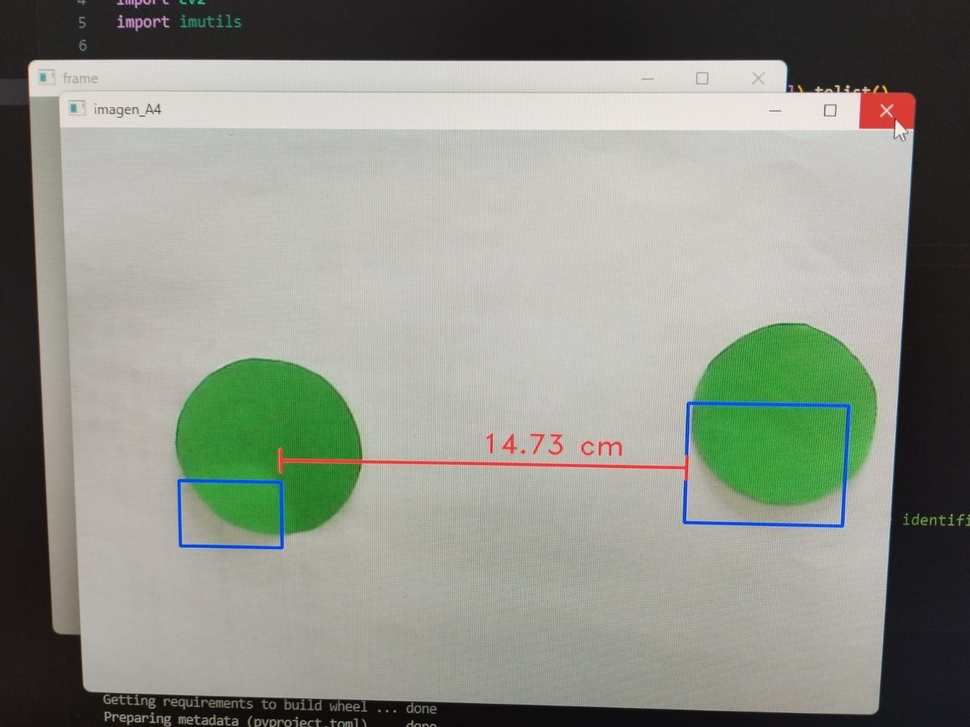
#> input picture programa6Capt.jfif, 970 x 727 px, shrunk from 1600 x 1200 before the run, given in place of the camera
$ python programa5.py
#> lines starting #> are read from the running program, lines starting #| are printed output that depends on the picture; after the words box and inside, x2 and y2 are one past the last pixel; in counts of white or black regions, pixels touching at a corner belong together
import cv2
import numpy as np

scala_reference = 20.00
reference_width = None

cap = cv2.VideoCapture(0)

while True:
    ret, frame = cap.read()
#> frame is the input picture: shape (727, 970, 3); mean B, G, R 136.1, 146.4, 142.6
    if not ret:
        break
    gray = cv2.cvtColor(frame, cv2.COLOR_BGR2GRAY)
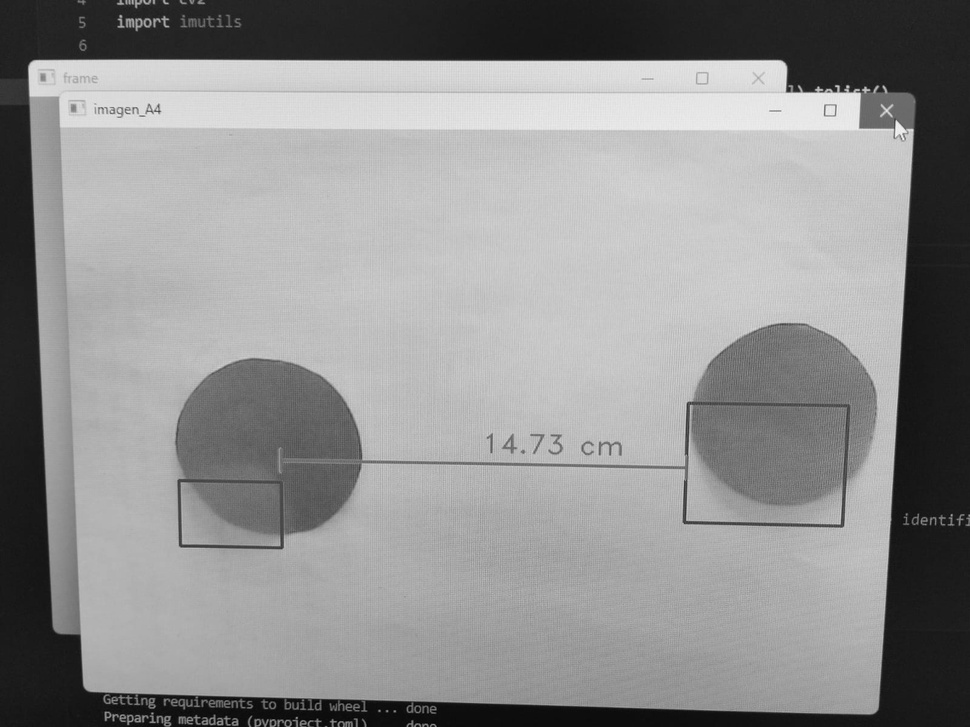
#> gray: shape (727, 970); min 1, max 249, mean 144.1
    blurred = cv2.GaussianBlur(gray, (5, 5), 0)
    edges = cv2.Canny(blurred, 50, 150)
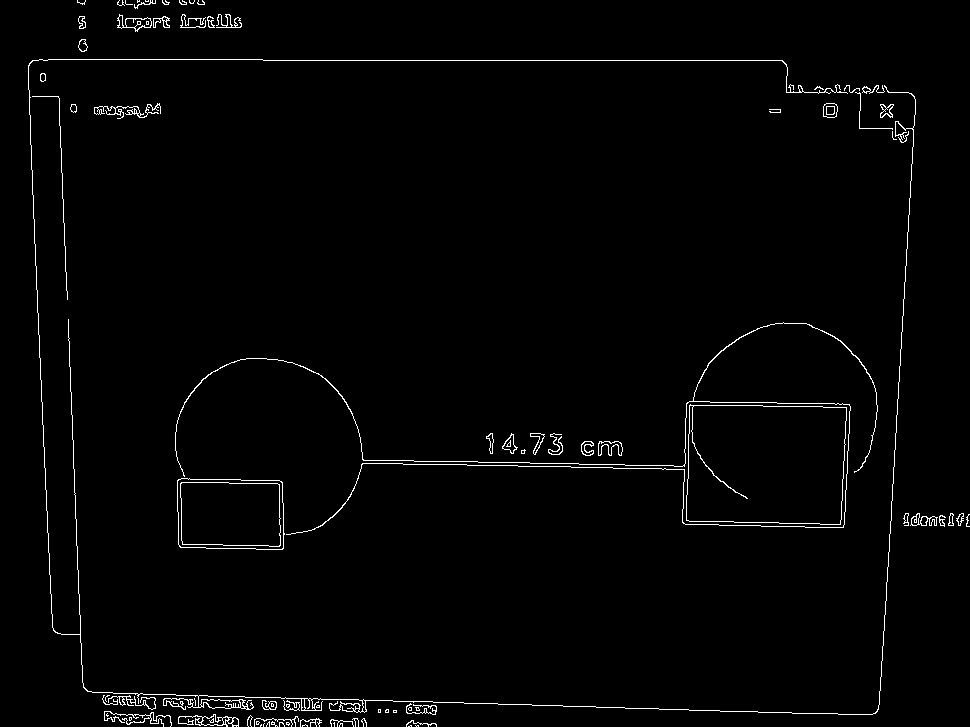
#> edges: shape (727, 970); 1.6% white in thin lines or dots
    contours, _ = cv2.findContours(edges, cv2.RETR_EXTERNAL, cv2.CHAIN_APPROX_SIMPLE)
#> contours = 83 contours, 51 with area under 20; largest, box (x1, y1, x2, y2) and area: (686, 404, 847, 525) 18142, (177, 478, 285, 550) 7216, (28, 59, 916, 715) 762, (178, 714, 239, 727) 296, (117, 14, 152, 32) 288
    cv2.drawContours(frame, contours, -1, (0, 255, 0), 2)
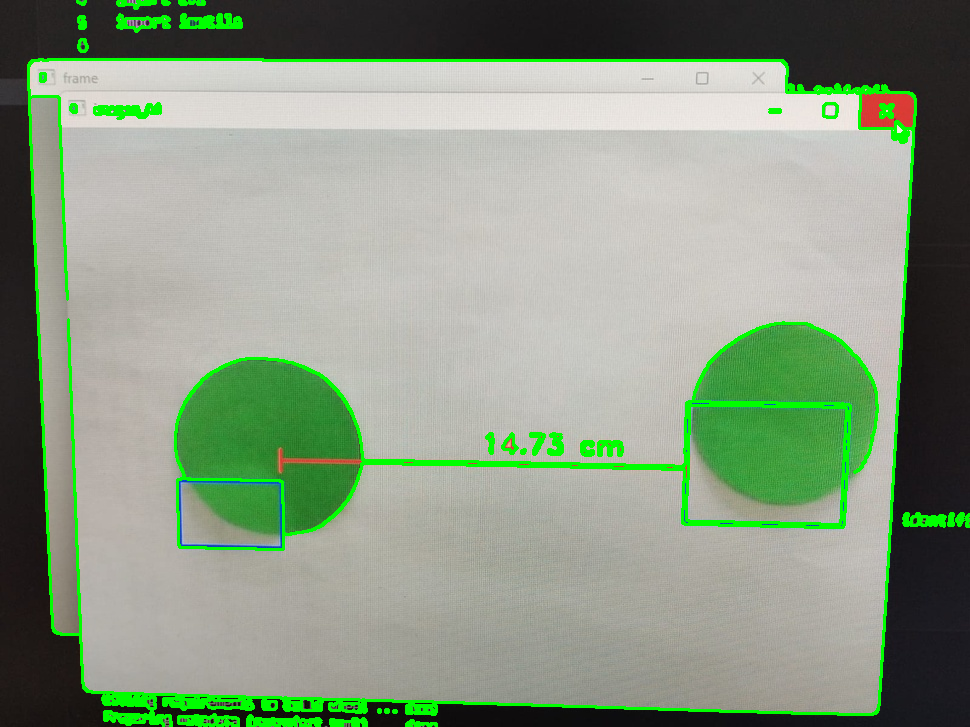
#> frame: shape (727, 970, 3); 4.53% of pixels changed, all inside (x1, y1, x2, y2) = (27, 0, 970, 727)
    cv2.imshow("Contornos de objetos", frame)

    if cv2.waitKey(1) & 0xFF == ord('q'):
#> (key q is pressed here)
        break
cap.release()
cv2.destroyAllWindows
